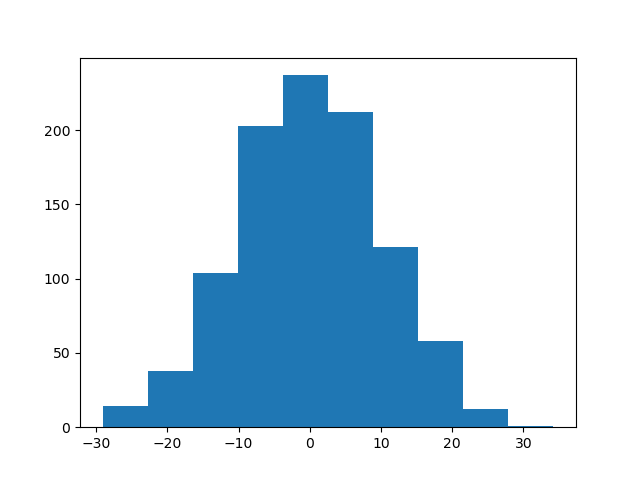

The script that saved this image:
""" p5_25.py """

import matplotlib.pyplot as plt
import numpy as np

x = np.random.normal(0, 10, 1000)

fig, ax = plt.subplots()
ax.hist(x)
# plt.show()
plt.savefig("p5_25.png")
fig.savefig("test_1.png", dpi=300)
fig.savefig("test_1.pdf", dpi=600)

print("---")
print(plt.gcf().canvas.get_supported_filetypes())
